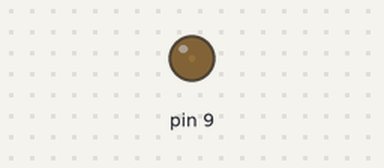
This sketch was run on a simulated Arduino Uno, built with avr-gcc and run on an emulated ATmega328P. Shown: output pins drawn as LEDs (lit = HIGH). What the sketch prints to the serial monitor is not drawn.

Above: at 0.05 s.
At 1.2 s:
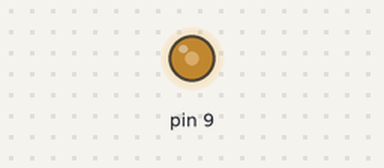
At 2.35 s:
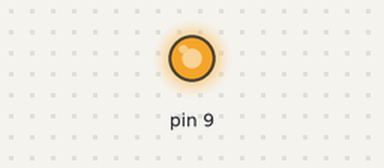
At 4.65 s:
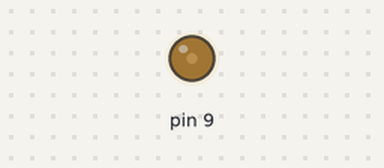
Timing chart, 0 to 6.8 s (numbered marks = the images above):
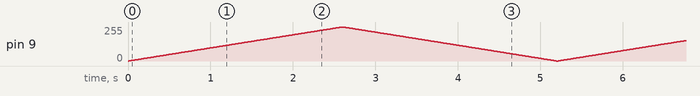

The sketch:

PWM.ino
```cpp
void setup() {
  // Initialize pin 9 as an output
  pinMode(9, OUTPUT);

  // Initialize Serial communication
  Serial.begin(9600);
}

void loop() {
  // Increase duty cycle from 0 to 255
  for (int dutyCycle = 0; dutyCycle <= 255; dutyCycle++) {
    analogWrite(9, dutyCycle);
    Serial.println(dutyCycle);  // Print only the duty cycle value
    delay(10); // Small delay to observe the change
  }

  // Decrease duty cycle from 255 to 0
  for (int dutyCycle = 255; dutyCycle >= 0; dutyCycle--) {
    analogWrite(9, dutyCycle);
    Serial.println(dutyCycle);  // Print only the duty cycle value
    delay(10); // Small delay to observe the change
  }
}
```
